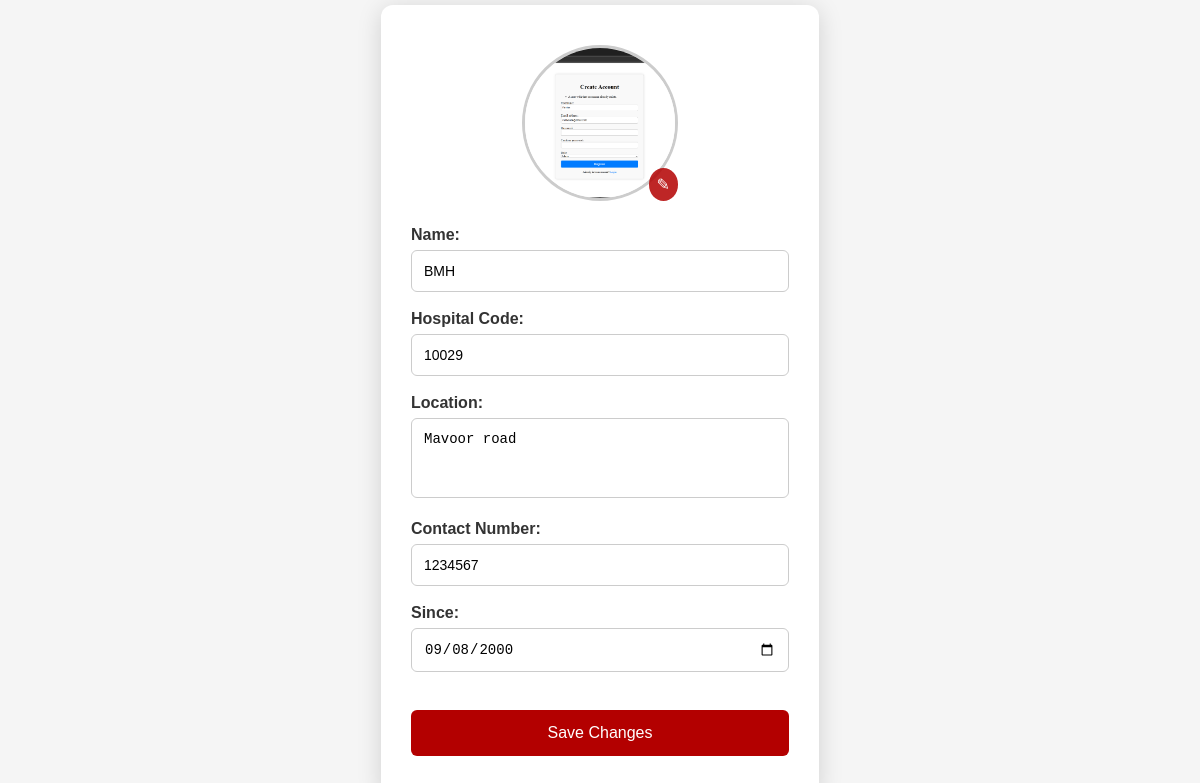
The page /dashboard/hospital/edit/ (signed in) on the database its author committed.
### blood_bank_app/models.py (models this page shows, shortened)
class HospitalDetails(models.Model):
    user = models.OneToOneField(User, on_delete=models.CASCADE, null=True, blank=True)
    name = models.CharField(max_length=100)
    code = models.CharField(max_length=50)
    since = models.DateField()
    phonenumber = models.CharField(max_length=15, validators=[hospital_phone_validator])
    location = models.TextField()
    photo = models.ImageField(upload_to='hospital_photos/')

### blood_bank_app/views.py (the view)
# urls.py: path('dashboard/hospital/edit/', views.hospital_details_edit, name='hospital_edit'),
@login_required
def hospital_details_edit(request):
    hospital = get_object_or_404(HospitalDetails, user=request.user)
    if request.method == 'POST':
        form = HospitalDetailsForm(request.POST, request.FILES, instance=hospital)
        if form.is_valid():
            form.save()
            return redirect('hospital')
    else:
        form = HospitalDetailsForm(instance=hospital)
    return render(request, 'hospital_details_edit.html', {'form': form, 'hospital': hospital})

### blood_bank_app/forms.py
class HospitalDetailsForm(forms.ModelForm):
    class Meta:
        model = HospitalDetails
        fields = ['name', 'code', 'location', 'phonenumber', 'since', 'photo']
        labels = {
            'code': 'Hospital Code',
            'phonenumber': 'Contact Number'
        }
        widgets = {
            'since': forms.DateInput(attrs={'type': 'date'}),
            'location': forms.Textarea(attrs={'rows': 3}),
        }

### blood_bank_app/templates/hospital_details_edit.html (shortened to what this page needs)
{% extends 'master.html' %}
{% load static %}
{% block content %}
<div class="center-wrapper">
    <div class="edit-box">
        <div class="photo-wrapper">
            <div class="photo-inner">
                {% if hospital.photo %}
                    <img id="profileImage" src="{{ hospital.photo.url }}" alt="{{ hospital.name }} Photo">
                {% else %}
                    <img id="profileImage" src="{% static 'default_profile.png' %}" alt="Profile Photo">
                {% endif %}
                <label class="edit-photo-icon" for="id_photo">&#9998;</label>
            </div>
        </div>
        <form method="POST" enctype="multipart/form-data">
            {% for field in form %}
                {% if field.name != 'photo' %}
                    <div class="form-field">
                        {{ field.label_tag }}
                        {{ field }}
                    </div>
                {% endif %}
            {% endfor %}
            <button type="submit">Save Changes</button>
        </form>
    </div>
</div>
{% endblock %}

### blood_bank_app/static/css/blood_bank.css (style rules this page uses)
body { display: flex; flex-direction: column; justify-content: center; align-items: center; height: 100vh; margin: 0; background-color:#FAFAFA; }
input, select { padding: 10px; border: 1px solid #aaa; border-radius: 8px; font-size: 14px; outline: none; transition: border 0.3s, box-shadow 0.3s; }
input { padding: 8px; border: 1px solid #aaa; border-radius: 6px; transition: all 0.3s ease-in-out; }

### blood_bank_app/templates/hospital_details_edit.html (style rules this page uses)
body { background-color: #f5f5f5; margin: 0; font-family: Arial, sans-serif; }
.center-wrapper { display: flex; justify-content: center; padding: 40px 20px; box-sizing: border-box; }
.edit-box { background-color: #fff; border-radius: 12px; box-shadow: 0 4px 25px rgba(0,0,0,0.15); padding: 40px 30px; max-width: 650px; width: 100%; text-align: center; }
.photo-wrapper { display: flex; justify-content: center; margin-bottom: 25px; }
.photo-inner { position: relative; display: inline-block; }
.photo-inner img { width: 150px; height: 150px; border-radius: 50%; border: 3px solid #ccc; object-fit: cover; display: block; }
.edit-photo-icon { position: absolute; bottom: 0; right: 0; background-color: rgba(179,0,0,0.85); color: white; font-size: 16px; padding: 7px 8px; border-radius: 50%; cursor: pointer; transition: 0.2s; }
.form-field { margin-bottom: 18px; text-align: left; }
.form-field label { font-weight: 600; display: block; margin-bottom: 6px; color: #333; }
input, select, textarea { width: 100%; padding: 12px; font-size: 14px; border: 1px solid #ccc; border-radius: 6px; box-sizing: border-box; outline: none; transition: 0.2s; }
textarea { resize: none; height: 80px; }
button { width: 100%; padding: 14px; background-color: #b30000; color: white; border: none; border-radius: 6px; cursor: pointer; font-size: 16px; font-weight: 500; margin-top: 20px; transition: 0.2s; }

### rows shown on the page
HospitalDetails: photo (picture), form "BMH" "10029" "Mavoor road" "1234567" "09/08/2000"

### other values the page prints
{{ field.label_tag }} "Name:" "Hospital Code:" "Location:" "Contact Number:" "Since:"
